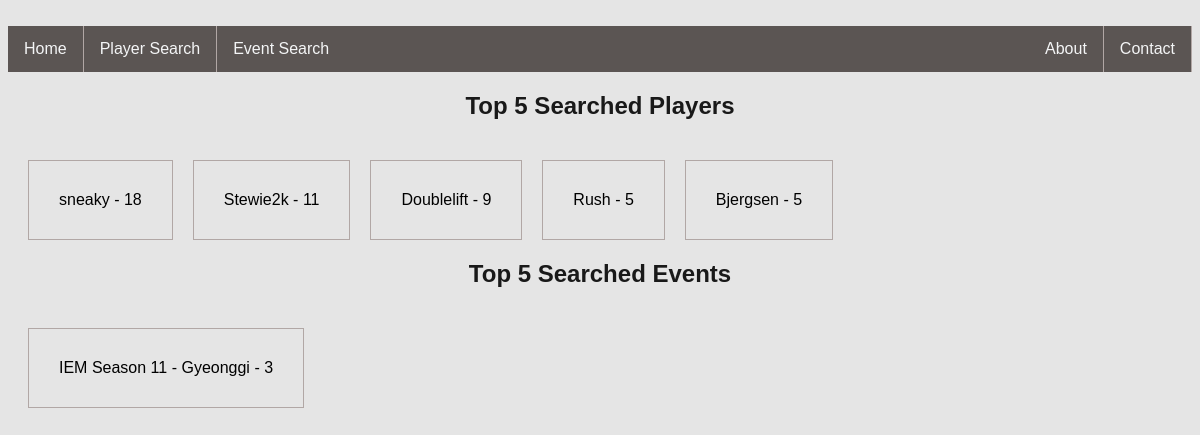
The page / on the database its author committed.
### esports/models.py (models this page shows, shortened)
class Player(models.Model):
    name = models.CharField(max_length=50, unique=True)
    count = models.IntegerField()

class Event(models.Model):
    name = models.CharField(max_length=50, unique=True)
    count = models.IntegerField()

### esports/views.py (the view)
# urls.py: path('', views.home, name='home'),
def home(request):
    request.session.flush()
    context = {
            'player_list': get_top_5_item_searches(Player),
            'event_list': get_top_5_item_searches(Event),
            }
    return render(request, 'esports/home.html', context)

### esports/views.py (called while the page is built)
def get_top_5_item_searches(database):
    return database.objects.order_by('-count')[:5]

### esports/templates/esports/home.html
{% extends './base.html'  %}
{% load static %}
{% block content %}
<div class="searched">
    <h2>Top 5 Searched Players</h2>
    {% if player_list %}
    <ul>
      {% for player in player_list %}
      <li>
        {{ player.name }} - {{ player.count }}
      </li>
      {% endfor %}
    </ul>
    {% else %}
    <p>No Players Found</p>
    {% endif %}
    <h2>Top 5 Searched Events</h2>
    {% if event_list %}
    <ul>
      {% for event in event_list %}
      <li>
        {{ event.name }} - {{ event.count }}
      </li>
      {% endfor %}
    </ul>
    {% else %}
    <p>No Events Found</p>
    {% endif %}
</div>
{% endblock content %}

### esports/static/esports/style.css (style rules this page uses)
body { background-color: #E5E5E5; display: block; font-family: sans-serif; }
.content h2 { text-align: center; color: #191919; }
.searched { display: inline-block; width: 100%; margin-left: auto; margin-right: auto; }
.searched ul { list-style-type: none; padding: 10px; margin-bottom: 100px; }
.searched li { float: left; border: 1px solid #B1A7A5; padding: 30px; margin: 10px; }

### rows shown on the page
Player: name "sneaky", count "18"
Player: name "Stewie2k", count "11"
Player: name "Doublelift", count "9"
Player: name "Rush", count "5"
Player: name "Bjergsen", count "5"
Event: name "IEM Season 11 - Gyeonggi", count "3"
